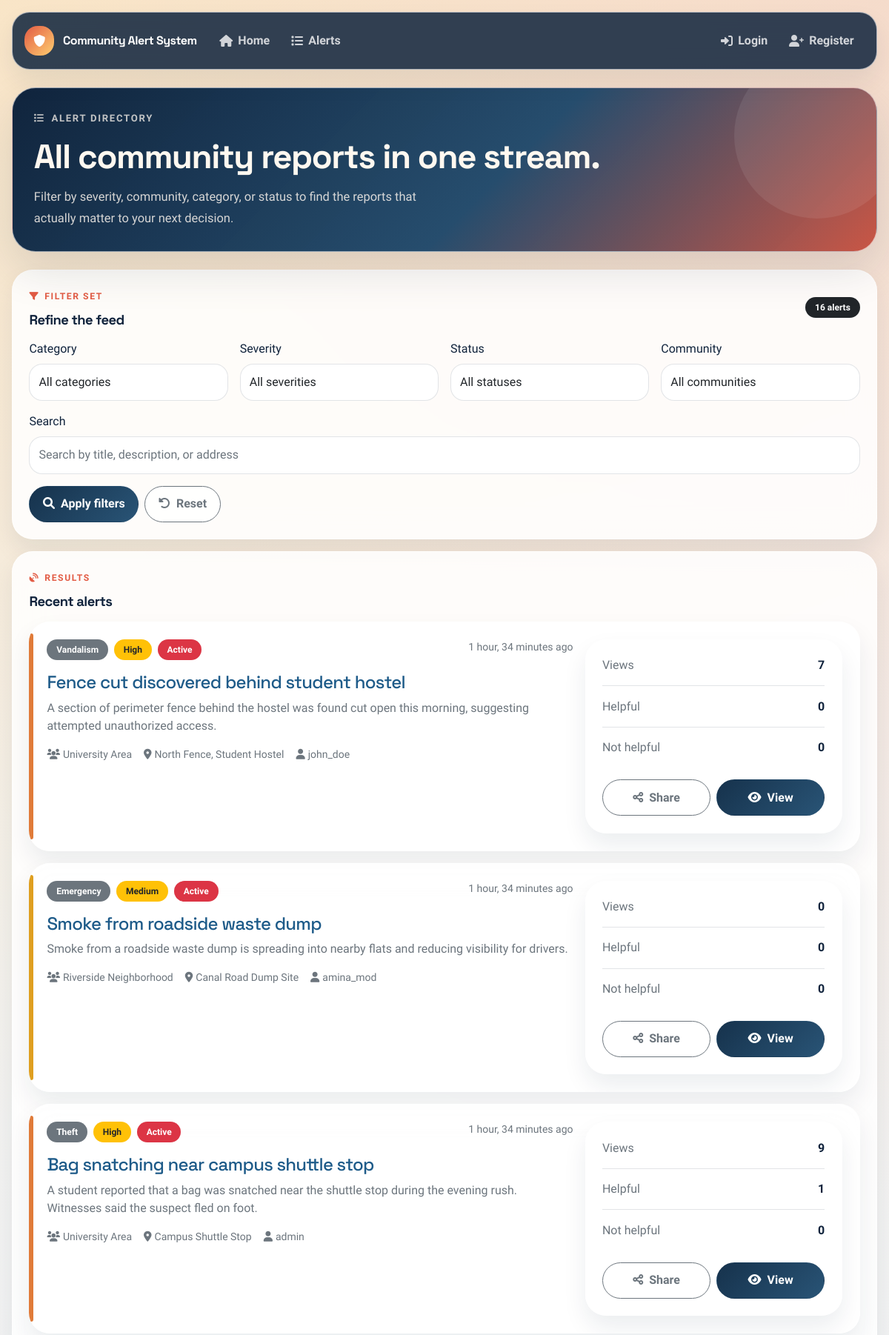
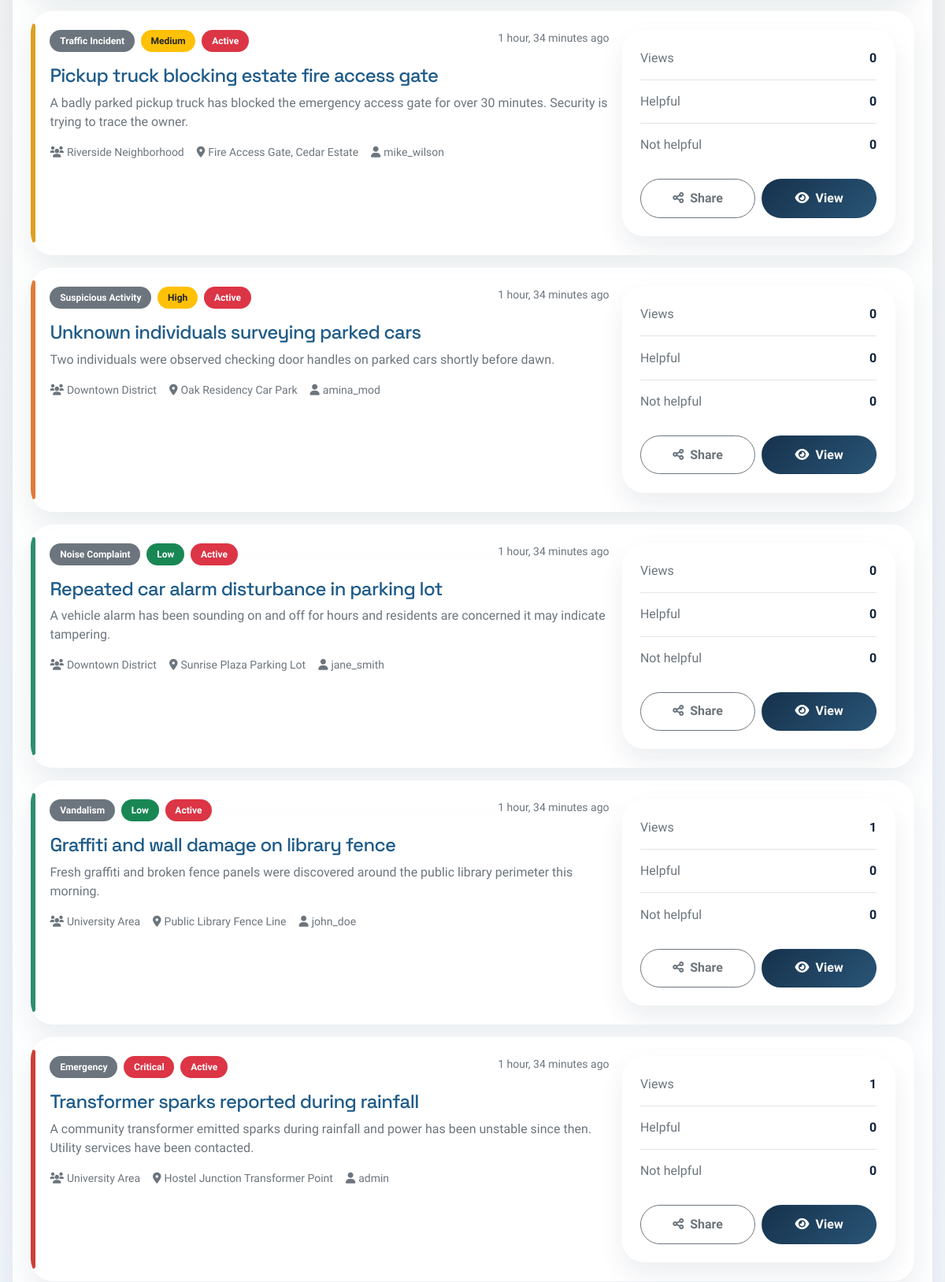
The app's page /alerts/ (upper part) with its own data (2 pictures, top to bottom).
### community/models.py (models this page shows, shortened)
class Alert(models.Model):
    SEVERITY_CHOICES = [
        ('low', 'Low'),
        ('medium', 'Medium'),
        ('high', 'High'),
        ('critical', 'Critical'),
    ]
    STATUS_CHOICES = [
        ('active', 'Active'),
        ('resolved', 'Resolved'),
        ('false_alarm', 'False Alarm'),
        ('under_review', 'Under Review'),
    ]
    id = models.UUIDField(primary_key=True, default=uuid.uuid4, editable=False)
    title = models.CharField(max_length=200)
    description = models.TextField()
    category = models.ForeignKey(AlertCategory, on_delete=models.CASCADE, related_name='alerts')
    severity = models.CharField(max_length=10, choices=SEVERITY_CHOICES, default='medium')
    status = models.CharField(max_length=15, choices=STATUS_CHOICES, default='active')
    community = models.ForeignKey(Community, on_delete=models.CASCADE, related_name='alerts')
    address = models.CharField(max_length=300, blank=True, help_text="Optional specific address or location description")
    created_by = models.ForeignKey(CustomUser, on_delete=models.CASCADE, related_name='created_alerts')
    updated_by = models.ForeignKey(CustomUser, on_delete=models.CASCADE, related_name='updated_alerts', null=True, blank=True)
    incident_datetime = models.DateTimeField(help_text="When the incident occurred")
    created_at = models.DateTimeField(auto_now_add=True)
    updated_at = models.DateTimeField(auto_now=True)
    resolved_at = models.DateTimeField(null=True, blank=True)
    view_count = models.PositiveIntegerField(default=0)
    upvotes = models.PositiveIntegerField(default=0)
    downvotes = models.PositiveIntegerField(default=0)
    is_public = models.BooleanField(default=True)
    is_verified = models.BooleanField(default=False)  # Verified by moderators
    class Meta:
        ordering = ['-created_at']
        indexes = [
            models.Index(fields=['created_at']),
            models.Index(fields=['severity', 'status']),
            models.Index(fields=['community', 'status']),
        ]

class AlertCategory(models.Model):
    name = models.CharField(max_length=100, unique=True)
    description = models.TextField(blank=True)
    icon = models.CharField(max_length=50, blank=True)  # CSS class or icon name
    color = models.CharField(max_length=7, default='#007bff')  # Hex color
    is_active = models.BooleanField(default=True)
    class Meta:
        verbose_name_plural = "Alert Categories"
        ordering = ['name']

class Community(models.Model):
    id = models.UUIDField(primary_key=True, default=uuid.uuid4, editable=False)
    name = models.CharField(max_length=200, unique=True)
    description = models.TextField(blank=True)
    created_by = models.ForeignKey('CustomUser', on_delete=models.CASCADE, related_name='created_communities')
    created_at = models.DateTimeField(auto_now_add=True)
    is_active = models.BooleanField(default=True)
    class Meta:
        verbose_name_plural = "Communities"
        ordering = ['name']

class CustomUser(AbstractUser):
    ROLE_CHOICES = [
        ('member', 'Community Member'),
        ('moderator', 'Moderator'),
        ('admin', 'Administrator'),
    ]
    email = models.EmailField(unique=True)
    phone_number = models.CharField(max_length=20, blank=True)
    role = models.CharField(max_length=10, choices=ROLE_CHOICES, default='member')
    communities = models.ManyToManyField(Community, related_name='members', blank=True)
    email_verified = models.BooleanField(default=False)
    email_verification_token = models.CharField(max_length=100, blank=True)
    email_notifications = models.BooleanField(default=True)
    push_notifications = models.BooleanField(default=True)
    created_at = models.DateTimeField(auto_now_add=True)
    updated_at = models.DateTimeField(auto_now=True)
    USERNAME_FIELD = 'email'
    REQUIRED_FIELDS = ['username']

### community/views.py (the view)
# urls.py: path('alerts/', views.alert_list, name='alert_list'),
def alert_list(request):
    alerts = Alert.objects.filter(is_public=True).select_related(
        'category', 'community', 'created_by'
    ).order_by('-created_at')
    category_id = request.GET.get('category')
    severity = request.GET.get('severity')
    status = request.GET.get('status')
    community_id = request.GET.get('community')
    search = request.GET.get('search')
    if category_id:
        alerts = alerts.filter(category_id=category_id)
    if severity:
        alerts = alerts.filter(severity=severity)
    if status:
        alerts = alerts.filter(status=status)
    if community_id:
        alerts = alerts.filter(community_id=community_id)
    if search:
        alerts = alerts.filter(
            Q(title__icontains=search) |
            Q(description__icontains=search) |
            Q(address__icontains=search)
        )
    paginator = Paginator(alerts, 20)
    page_number = request.GET.get('page')
    page_obj = paginator.get_page(page_number)
    categories = AlertCategory.objects.filter(is_active=True)
    communities = Community.objects.filter(is_active=True)
    context = {
        'page_obj': page_obj,
        'categories': categories,
        'communities': communities,
        'current_filters': {
            'category': category_id,
            'severity': severity,
            'status': status,
            'community': community_id,
            'search': search,
        }
    }
    return render(request, 'community/alert_list.html', context)

### community/context_processors.py (called while the page is built)
def settings_context(request):
    return {
        'settings': {
            'GOOGLE_MAPS_API_KEY': settings.GOOGLE_MAPS_API_KEY,
            'DEFAULT_MAP_CENTER_LAT': settings.DEFAULT_MAP_CENTER_LAT,
            'DEFAULT_MAP_CENTER_LNG': settings.DEFAULT_MAP_CENTER_LNG,
            'DEFAULT_MAP_ZOOM': settings.DEFAULT_MAP_ZOOM,
        },
        'FIREBASE_CONFIG': settings.FIREBASE_CONFIG,
        'VAPID_KEY': settings.VAPID_KEY,
    }

### community/templates/community/alert_list.html (shortened to what this page needs)
{% extends 'base.html' %}
{% block content %}
<section class="page-head">
    <div class="page-kicker"><i class="fas fa-list"></i> Alert Directory</div>
    <h1 class="page-title">All community reports in one stream.</h1>
    <p class="page-subtitle">Filter by severity, community, category, or status to find the reports that actually matter to your next decision.</p>
</section>
<div class="stack-md">
    <section class="surface-panel">
        <div class="d-flex justify-content-between align-items-center flex-wrap gap-3 mb-3">
            <div>
                <div class="eyebrow"><i class="fas fa-filter"></i> Filter Set</div>
                <h2 class="section-title mb-0">Refine the feed</h2>
            </div>
            <span class="badge bg-dark">{{ page_obj.paginator.count }} alert{{ page_obj.paginator.count|pluralize }}</span>
        </div>
        <form method="get" class="row g-3">
            <div class="col-md-3">
                <label class="form-label">Category</label>
                <select name="category" class="form-select">
                    <option value="">All categories</option>
                </select>
            </div>
            <div class="col-md-3">
                <label class="form-label">Severity</label>
                <select name="severity" class="form-select">
                    <option value="">All severities</option>
                </select>
            </div>
            <div class="col-md-3">
                <label class="form-label">Status</label>
                <select name="status" class="form-select">
                    <option value="">All statuses</option>
                </select>
            </div>
            <div class="col-md-3">
                <label class="form-label">Community</label>
                <select name="community" class="form-select">
                    <option value="">All communities</option>
                </select>
            </div>
            <div class="col-12">
                <label class="form-label">Search</label>
                <input type="text" name="search" class="form-control" placeholder="Search by title, description, or address" value="{{ request.GET.search|default:'' }}">
            </div>
            <div class="col-12 d-flex flex-wrap gap-2">
                <button type="submit" class="btn btn-primary"><i class="fas fa-search me-2"></i>Apply filters</button>
                <a href="{% url 'alert_list' %}" class="btn btn-outline-secondary"><i class="fas fa-rotate-left me-2"></i>Reset</a>
            </div>
        </form>
    </section>
    <section class="surface-panel">
        <div class="d-flex justify-content-between align-items-center flex-wrap gap-3 mb-3">
            <div>
                <div class="eyebrow"><i class="fas fa-satellite-dish"></i> Results</div>
                <h2 class="section-title mb-0">{% if current_filters.search %}Search results{% else %}Recent alerts{% endif %}</h2>
            </div>
        </div>
        {% if page_obj %}
        <div class="stack-md">
            {% for alert in page_obj %}
            <div class="surface-card list-card alert-card severity-{{ alert.severity }}">
                <div class="card-body p-4">
                    <div class="row g-3 align-items-start">
                        <div class="col-lg-8">
                            <div class="d-flex justify-content-between align-items-start gap-3 flex-wrap mb-3">
                                <div class="d-flex flex-wrap gap-2">
                                    <span class="badge bg-secondary">{{ alert.category.name }}</span>
                                    <span class="badge {% if alert.severity == 'low' %}bg-success{% elif alert.severity == 'medium' %}bg-warning text-dark{% elif alert.severity == 'high' %}bg-warning text-dark{% else %}bg-danger{% endif %}">{{ alert.get_severity_display }}</span>
                                    <span class="badge {% if alert.status == 'active' %}bg-danger{% elif alert.status == 'resolved' %}bg-success{% elif alert.status == 'under_review' %}bg-info{% else %}bg-dark{% endif %}">{{ alert.get_status_display }}</span>
                                </div>
                                <small class="text-muted">{{ alert.created_at|timesince }} ago</small>
                            </div>
                            <h3 class="h4 mb-2"><a href="{% url 'alert_detail' alert.id %}">{{ alert.title }}</a></h3>
                            <p class="text-muted mb-3">{{ alert.description|truncatewords:28 }}</p>
                            <div class="d-flex flex-wrap gap-3 text-muted small">
                                <span><i class="fas fa-users me-1"></i>{{ alert.community.name }}</span>
                                {% if alert.address %}<span><i class="fas fa-map-marker-alt me-1"></i>{{ alert.address|truncatechars:40 }}</span>{% endif %}
                                <span><i class="fas fa-user me-1"></i>{{ alert.created_by.username }}</span>
                            </div>
                        </div>
                        <div class="col-lg-4">
                            <div class="surface-panel h-100">
                                <div class="table-like-list">
                                    <div class="row-item pt-0">
                                        <span class="text-muted">Views</span>
                                        <strong>{{ alert.view_count }}</strong>
                                    </div>
                                    <div class="row-item">
                                        <span class="text-muted">Helpful</span>
                                        <strong>{{ alert.upvotes }}</strong>
                                    </div>
                                    <div class="row-item">
                                        <span class="text-muted">Not helpful</span>
                                        <strong>{{ alert.downvotes }}</strong>
                                    </div>
                                </div>
                                <div class="d-flex gap-2 mt-3">
                                    <button type="button" class="btn btn-outline-secondary w-100" onclick="shareAlert('{{ alert.id }}');"><i class="fas fa-share-alt me-2"></i>Share</button>
                                    <a href="{% url 'alert_detail' alert.id %}" class="btn btn-primary w-100"><i class="fas fa-eye me-2"></i>View</a>
                                </div>
                            </div>
                        </div>
                    </div>
                </div>
            </div>
            {% endfor %}
        </div>
        {% else %}
        <div class="text-center py-5">
            <i class="fas fa-search fa-3x text-muted mb-3"></i>
            <h3 class="h4">No alerts found</h3>
            <p class="text-muted">Try changing your filters or clear the search to widen the feed.</p>
        </div>
        {% endif %}
    </section>
</div>
{% endblock %}

### community/templates/base.html (style rules this page uses)
:root { --app-ink: #10233c; --app-muted: #607089; --app-line: rgba(16, 35, 60, 0.12); --app-surface: rgba(255, 255, 255, 0.86); --app-surface-strong: #ffffff; --app-wash: #eef3f9; --app-accent: #e25b44; --app-accent-2: #ffcf70; --app-accent-dark: #16324c; --app-success: #2c8f6c; --app-radius: 28px; --app-shadow: 0 24px 60px rgba(16, 35, 60, 0.12); --app-soft-shadow: 0 16px 32px rgba(16, 35, 60, 0.08); }
* { box-sizing: border-box; }
body { min-height: 100vh; margin: 0; color: var(--app-ink); font-family: "Source Sans 3", sans-serif; background: radial-gradient(circle at top left, rgba(255, 207, 112, 0.22), transparent 24%), radial-gradient(circle at top right, rgba(226, 91, 68, 0.14), transparent 26%), linear-gradient(180deg, #f8f1e6 0%, #eef3f9 44%, #f7fafc 100%); }
h1, h2, h3, h4, h5, h6, .navbar-brand, .page-title, .hero-title { font-family: "Space Grotesk", sans-serif; letter-spacing: -0.03em; }
a { color: #1e5b89; text-decoration: none; }
.page-head { position: relative; z-index: 1; overflow: hidden; margin-bottom: 1.5rem; padding: 1.8rem; border-radius: 32px; border: 1px solid rgba(255, 255, 255, 0.58); background: linear-gradient(135deg, rgba(16, 35, 60, 0.95), rgba(39, 79, 112, 0.92) 56%, rgba(226, 91, 68, 0.88)), #16324c; color: #fff8f0; box-shadow: var(--app-shadow); }
.page-head::after { content: ""; position: absolute; right: -2rem; top: -3rem; width: 14rem; height: 14rem; border-radius: 999px; background: rgba(255, 255, 255, 0.08); }
.page-kicker { display: inline-flex; align-items: center; gap: 0.55rem; margin-bottom: 0.9rem; color: rgba(255, 248, 240, 0.74); font-size: 0.82rem; font-weight: 700; letter-spacing: 0.13em; text-transform: uppercase; }
.page-title { margin: 0; font-size: clamp(2rem, 3.8vw, 3.2rem); font-weight: 800; }
.page-subtitle { max-width: 60ch; margin: 0.85rem 0 0; color: rgba(255, 248, 240, 0.82); font-size: 1.03rem; line-height: 1.75; }
.surface-card, .surface-panel, .surface-stat { border: 1px solid rgba(255, 255, 255, 0.65); border-radius: var(--app-radius); background: var(--app-surface); backdrop-filter: blur(18px); box-shadow: var(--app-soft-shadow); }
.surface-panel { padding: 1.4rem; }
.surface-card { overflow: hidden; }
.section-title { margin: 0 0 1rem; font-size: 1.15rem; font-weight: 800; }
.eyebrow { display: inline-flex; align-items: center; gap: 0.45rem; margin-bottom: 0.7rem; color: var(--app-accent); font-size: 0.76rem; font-weight: 700; letter-spacing: 0.13em; text-transform: uppercase; }
.stack-md { display: grid; gap: 1rem; }
.list-card { height: 100%; transition: transform 0.2s ease, box-shadow 0.2s ease; }
.alert-card { position: relative; border: 0; }
.alert-card::before { content: ""; position: absolute; inset: 1rem auto 1rem 0; width: 6px; border-radius: 999px; }
.severity-low::before { background: #2c8f6c; }
.severity-medium::before { background: #df9f20; }
.severity-high::before { background: #e07b39; }
.severity-critical::before { background: #cd3f36; }
.badge { border-radius: 999px; padding: 0.5rem 0.8rem; font-weight: 700; }
.btn { border-radius: 999px; padding: 0.72rem 1.1rem; font-weight: 700; }
.btn-primary { border-color: transparent; background: linear-gradient(135deg, #16324c, #295476); }
.btn-outline-primary, .btn-outline-secondary, .btn-outline-success, .btn-outline-danger, .btn-outline-info, .btn-outline-warning { background: rgba(255, 255, 255, 0.82); }
.form-control, .form-select { min-height: 3.15rem; border-radius: 18px; border: 1px solid rgba(16, 35, 60, 0.12); background: rgba(255, 255, 255, 0.94); box-shadow: inset 0 1px 1px rgba(255, 255, 255, 0.25); }
.table-like-list > * + * { border-top: 1px solid var(--app-line); }
.row-item { display: flex; justify-content: space-between; gap: 1rem; padding: 0.95rem 0; }

### records on screen
Alert: category.name "Vandalism", severity "High", status "Active", created_at "1 hour, 34 minutes", title "Fence cut discovered behind student hostel", description "A section of perimeter fence behind the hostel was found cut open this morning, suggesting attempted unauthorized access.", community.name "University Area", address "North Fence, Student Hostel", created_by.username "john_doe", view_count "7", upvotes "0", downvotes "0"
Alert: category.name "Emergency", severity "Medium", status "Active", created_at "1 hour, 34 minutes", title "Smoke from roadside waste dump", description "Smoke from a roadside waste dump is spreading into nearby flats and reducing visibility for drivers.", community.name "Riverside Neighborhood", address "Canal Road Dump Site", created_by.username "amina_mod", view_count "0", upvotes "0", downvotes "0"
Alert: category.name "Theft", severity "High", status "Active", created_at "1 hour, 34 minutes", title "Bag snatching near campus shuttle stop", description "A student reported that a bag was snatched near the shuttle stop during the evening rush. Witnesses said the suspect fled on foot.", community.name "University Area", address "Campus Shuttle Stop", created_by.username "admin", view_count "9", upvotes "1", downvotes "0"
Alert: category.name "Traffic Incident", severity "Medium", status "Active", created_at "1 hour, 34 minutes", title "Pickup truck blocking estate fire access gate", description "A badly parked pickup truck has blocked the emergency access gate for over 30 minutes. Security is trying to trace the owner.", community.name "Riverside Neighborhood", address "Fire Access Gate, Cedar Estate", created_by.username "mike_wilson", view_count "0", upvotes "0", downvotes "0"
Alert: category.name "Suspicious Activity", severity "High", status "Active", created_at "1 hour, 34 minutes", title "Unknown individuals surveying parked cars", description "Two individuals were observed checking door handles on parked cars shortly before dawn.", community.name "Downtown District", address "Oak Residency Car Park", created_by.username "amina_mod", view_count "0", upvotes "0", downvotes "0"
Alert: category.name "Noise Complaint", severity "Low", status "Active", created_at "1 hour, 34 minutes", title "Repeated car alarm disturbance in parking lot", description "A vehicle alarm has been sounding on and off for hours and residents are concerned it may indicate tampering.", community.name "Downtown District", address "Sunrise Plaza Parking Lot", created_by.username "jane_smith", view_count "0", upvotes "0", downvotes "0"
Alert: category.name "Vandalism", severity "Low", status "Active", created_at "1 hour, 34 minutes", title "Graffiti and wall damage on library fence", description "Fresh graffiti and broken fence panels were discovered around the public library perimeter this morning.", community.name "University Area", address "Public Library Fence Line", created_by.username "john_doe", view_count "1", upvotes "0", downvotes "0"
Alert: category.name "Emergency", severity "Critical", status "Active", created_at "1 hour, 34 minutes", title "Transformer sparks reported during rainfall", description "A community transformer emitted sparks during rainfall and power has been unstable since then. Utility services have been contacted.", community.name "University Area", address "Hostel Junction Transformer Point", created_by.username "admin", view_count "1", upvotes "0", downvotes "0"

### other values on screen
{{ page_obj.paginator.count }} "16"
